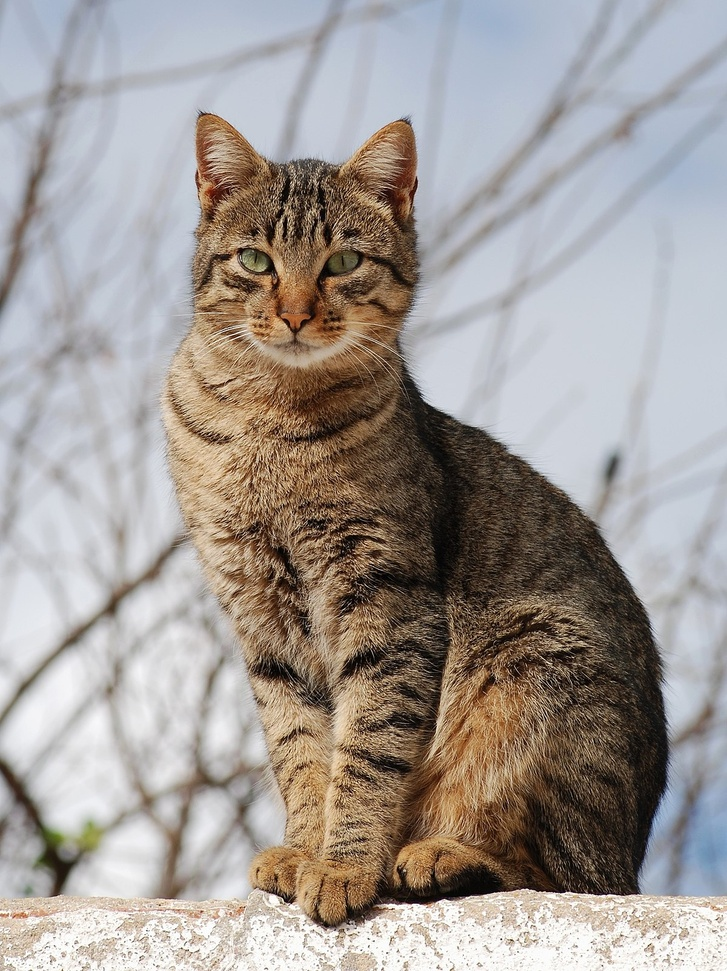
#> input picture CNN/cat.jpg, 727 x 971 px, shrunk from 1200 x 1602 before the run, found by its file name
$ jupyter execute --allow-errors cnn_practice.ipynb
#> lines starting #> are read from the running program, lines starting #| are printed output that depends on the picture
[cell 1]
from matplotlib import image
from matplotlib import pyplot
# load image as pixel array
#> (the rest of this cell did not finish here and is left out)

#> (a cell that did not finish here is left out)

[cell 3]
from tqdm import tqdm
import numpy as np
import matplotlib.pyplot as plt
import matplotlib.image as mpimg
import time
import math


#> (the rest of this cell did not finish here and is left out)

#> (a cell that did not finish here is left out)

[cell 5]
import mnist

#> (a cell that did not finish here is left out)

#> (a cell that did not finish here is left out)

#> (a cell that did not finish here is left out)

#> (a cell that did not finish here is left out)

#> (a cell that did not finish here is left out)

#> (a cell that did not finish here is left out)

[cell 12]
def conv2d(img_array, _filter, padding, stride):

    img_row_len, img_col_len = img_array.shape
    fltr_len = _filter.shape[0] # filter is a square matrix as row len == col len

    output_row_size = ((img_row_len - fltr_len + 2*padding)/stride) + 1  # if decimal then invalid padding / filter / stride
    output_col_size = ((img_col_len - fltr_len + 2*padding)/stride) + 1

    if (output_row_size != int(output_row_size)) or (output_col_size != int(output_col_size)):
        raise Exception("row and col size should be an integers not float")

    output_row_size = int(output_row_size)
    output_col_size = int(output_col_size)

    result = np.zeros((output_row_size, output_col_size))

    for i in tqdm(range(img_row_len - fltr_len + 1)):
        for j in range(img_col_len - fltr_len + 1):
            result[i, j] = np.sum(np.multiply(img_array[i:i+fltr_len, j:j+fltr_len], _filter))
    return result

[cell 13]
from tqdm import tqdm
import numpy as np
import matplotlib.pyplot as plt
import matplotlib.image as mpimg
import time
import math


# def rgb2gray(rgb):
#     return np.dot(rgb[...,:3], [0.2989, 0.5870, 0.1140])

#> (the rest of this cell did not finish here and is left out)

[cell 14]
from tqdm import tqdm
import numpy as np
import matplotlib.pyplot as plt
import matplotlib.image as mpimg
import time
import math


# def rgb2gray(rgb):
#     return np.dot(rgb[...,:3], [0.2989, 0.5870, 0.1140])

#> (the rest of this cell did not finish here and is left out)

[cell 15]
def rgb2gray(rgb):
    return np.dot(rgb[..., :3], [0.2989, 0.5870, 0.1140])

[cell 16]
from matplotlib import image
from matplotlib import pyplot as plt
# load image as pixel array
image = image.imread('cat.jpg')
#> image is the input picture: shape (971, 727, 3); mean R, G, B 161.7, 154.8, 150.6

[cell 17]
import numpy as np
grey_array = rgb2gray(image)
#> in rgb2gray, `return np.dot(rgb[..., :3], [0.2989, 0.5870, 0.1140])`:
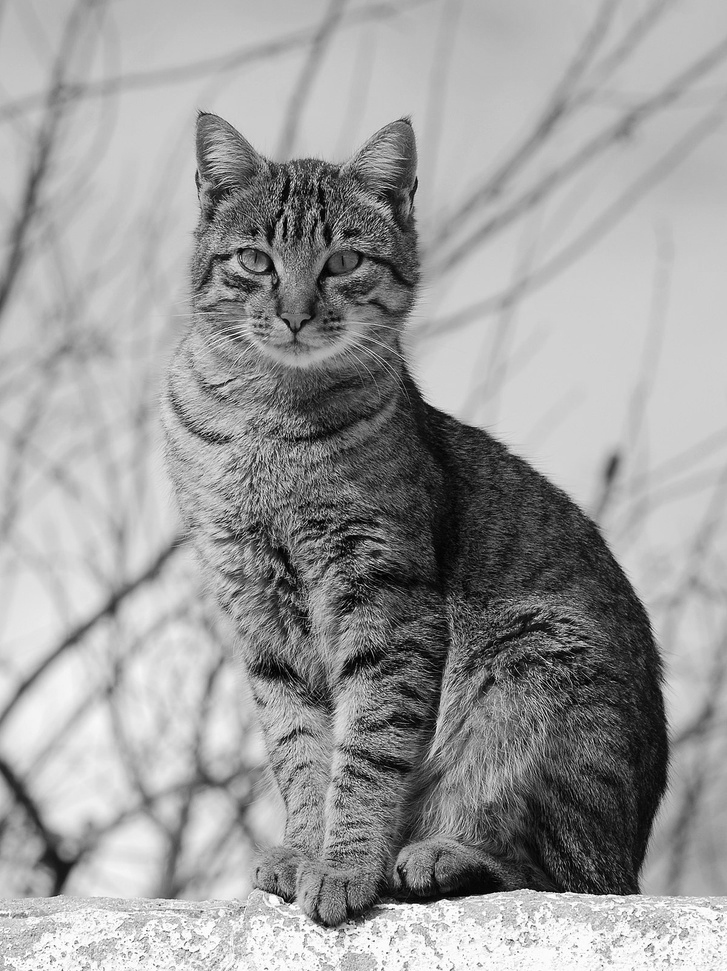
#> returned value: shape (971, 727) float64; min 0, max 255, mean 156.4

[cell 18]
plt.imshow(grey_array, cmap='gray', vmin=0, vmax=255)

[cell 19]
def conv2d(img_array, _filter, padding, stride):

    img_row_len, img_col_len = img_array.shape
    fltr_len = _filter.shape[0] # filter is a square matrix as row len == col len

    output_row_size = ((img_row_len - fltr_len + 2*padding)/stride) + 1  # if decimal then invalid padding / filter / stride
    output_col_size = ((img_col_len - fltr_len + 2*padding)/stride) + 1

    if (output_row_size != int(output_row_size)) or (output_col_size != int(output_col_size)):
        raise Exception("row and col size should be an integers not float")

    output_row_size = int(output_row_size)
    output_col_size = int(output_col_size)

    result = np.zeros((output_row_size, output_col_size))

    for i in tqdm(range(img_row_len - fltr_len + 1)):
        for j in range(img_col_len - fltr_len + 1):
            result[i, j] = np.sum(np.multiply(img_array[i:i+fltr_len, j:j+fltr_len], _filter))
    return result

def calculate_output_size_after_pooling(input_size, pool_size):
    remainder, quotient = input_size % pool_size[0], input_size // pool_size[0]
    if quotient >= 1:
        if remainder > 0:
            output_size = quotient + 1
        else:
            output_size = quotient
    else:
        output_size = 1
    return output_size

def pooling(img_array, pool_size, mode="max"):
    row, col = img_array.shape
    output_row_size = calculate_output_size_after_pooling(row, pool_size)
    output_col_size = calculate_output_size_after_pooling(col, pool_size)
    print(output_row_size, output_col_size)
    result = np.zeros((output_row_size, output_col_size))

    for i in tqdm(range(output_row_size)):
        for j in range(output_col_size):
            start_row = pool_size[0]*i
            end_row = pool_size[0]*i+pool_size[0]
            start_col = pool_size[1]*j
            end_col = pool_size[1]*j+pool_size[1]
            # print(img_array[start_row:end_row, start_col:end_col])
            # print("-------", start_row, end_row, start_col, end_col)
            if mode == "max":
                result[i, j] = np.max(img_array[start_row:end_row, start_col:end_col])
            elif mode == "average":
                result[i, j] = np.mean(img_array[start_row:end_row, start_col:end_col])
        # print("+++++++++")

            # print(np.max(img_array[i:i+2, j:j+2]))

    return result

[cell 20]
from tqdm import tqdm
import numpy as np
import matplotlib.pyplot as plt
import matplotlib.image as mpimg
import time
import math
from PIL import Image


# def rgb2gray(rgb):
#     return np.dot(rgb[...,:3], [0.2989, 0.5870, 0.1140])

img = mpimg.imread('cat.jpg')
img = rgb2gray(img)

filters = np.array([[[-1, 1, 0],[-1, 1, 0],[-1, 1, 0]],[[0, 1, -1],[0, 1, -1],[0, 1, -1]], [[-1, -1, -1],[1, 1, 1],[0, 0, 0]], [[0, 0, 0],[1, 1, 1],[-1, -1, -1]]])
# print(filter_sharpen)

padding = 1

stride = 1
pool_size = (2,2)

for i in range(4):
    # print(_filter)
    img_array = conv2d(img, filters[i], padding, stride)
    print(img_array.shape)
    im = Image.fromarray(img_array)
    im.save(f"exps2/cat_filtered_{i}.tif")
    pooled_array = pooling(img_array, pool_size, mode="average")
    print(pooled_array.shape)
    im = Image.fromarray(pooled_array)
    im.save(f"exps2/cat_pooled_{i}.tif")
#> this loop made 4 passes
#> pass 1, `img_array = conv2d(img, filters[i], padding, stride)`:
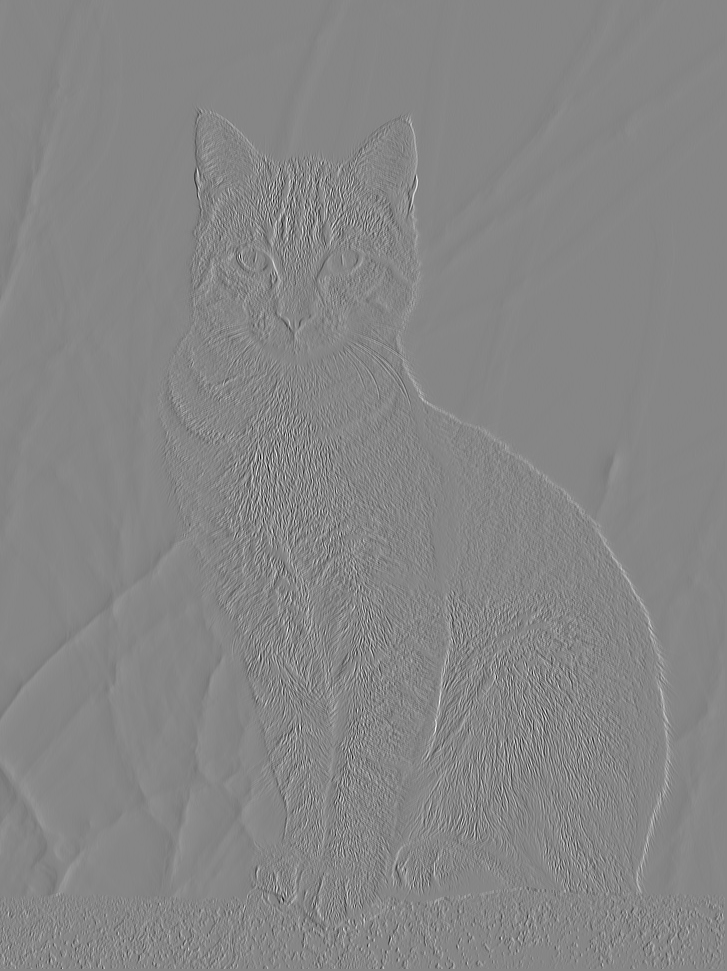
#> img_array: shape (971, 727) float64; min -527.7, max 475.2, mean 0; drawn with min black and max white
#> after the loop:
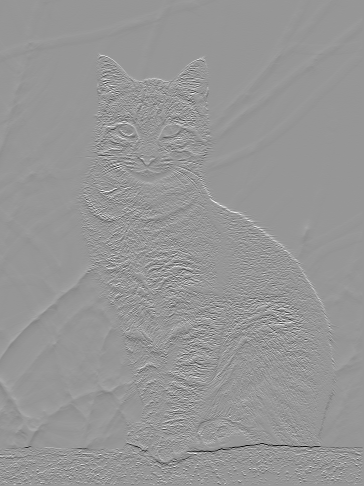
#> im: PIL image 364x486 F; min -354.9, max 246.1, mean -0.2; drawn with min black and max white

    # plt.imshow(output_img_array, cmap='gray', vmin=0, vmax=255)

[cell 21]
img_array.flatten().shape
#> Out = (705917,)

[cell 22]
def squiggle_xy(a, b, c, d, i=np.arange(0.0, 2*np.pi, 0.05)):
    return np.sin(i*a)*np.cos(i*b), np.sin(i*c)*np.cos(i*d)

fig = plt.figure(figsize=(8, 8), constrained_layout=False)
outer_grid = fig.add_gridspec(4, 4, wspace=0, hspace=0)

for a in range(4):
    for b in range(4):
        # gridspec inside gridspec
        inner_grid = outer_grid[a, b].subgridspec(3, 3, wspace=0, hspace=0)
        axs = inner_grid.subplots()  # Create all subplots for the inner grid.
        for (c, d), ax in np.ndenumerate(axs):
            ax.plot(*squiggle_xy(a + 1, b + 1, c + 1, d + 1))
            ax.set(xticks=[], yticks=[])

# show only the outside spines
for ax in fig.get_axes():
    ss = ax.get_subplotspec()
    ax.spines.top.set_visible(ss.is_first_row())
    ax.spines.bottom.set_visible(ss.is_last_row())
    ax.spines.left.set_visible(ss.is_first_col())
    ax.spines.right.set_visible(ss.is_last_col())

plt.show()
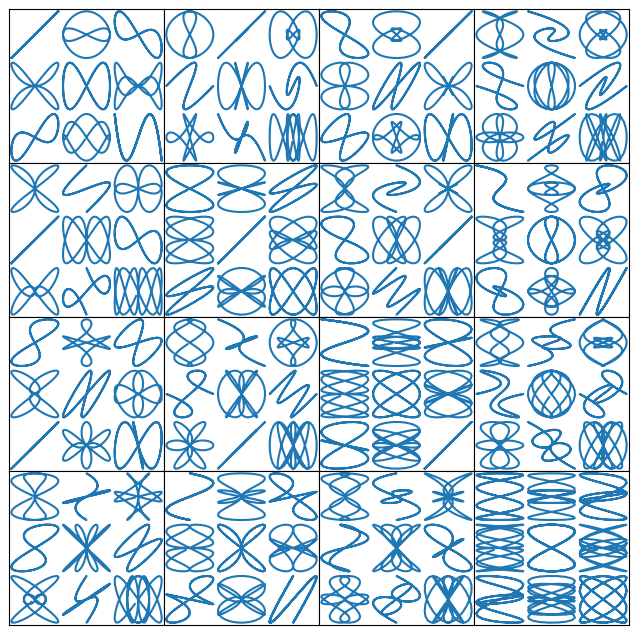
#> figure drawn by matplotlib, 144 panels
